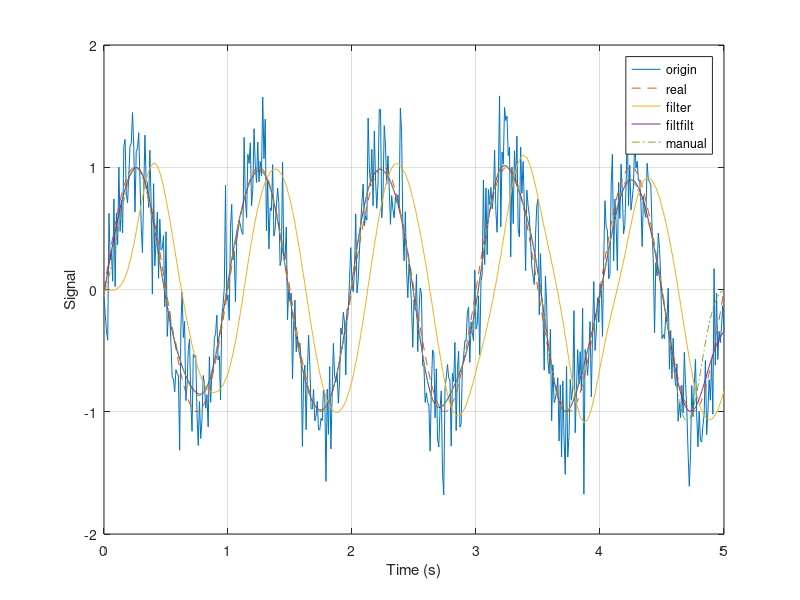

This figure's MATLAB source:
% Compare normal IIR filtering with zero-phase filtering
% Use digital filter

% XiaoCY 2021-02-08

%%
clear;clc

fs = 100;                               % sampling frequency (Hz)
fsig = 1;                               % signal frequency (Hz)

Wp = 3*fsig/(fs/2);                     % passband corner frequency (digital)
Ws = 5*fsig/(fs/2);                     % stopband corner frequency (digital)
Rp = 1;                                 % passband ripple (dB)
Rs = 40;                                % stopband attenuation (dB)

t = (0:1/fs:5)';
x0 = sin(2*pi*fsig*t);
xn = randn(size(x0))*0.3;
x = x0+xn;

%%
[N,Wn] = ellipord(Wp,Ws,Rp,Rs);         % digital filter
[b,a] = ellip(N,Rp,Rs,Wn);

x1 = filter(b,a,x);                     % normal filtering
x2 = filtfilt(b,a,x);                   % zero-phase filtering

% manual zero-phase filtering
x3 = filter(b,a,x);                     % step 1: normal filtering
x3 = x3(end:-1:1);                      % step 2: flip
x3 = filter(b,a,x3);                    % step 3: normal filtering
x3 = x3(end:-1:1);                      % step 4: flip

%%
figure
plot(t,x,'DisplayName','origin')
hold on
grid on
plot(t,x0,'--','DisplayName','real')
plot(t,x1,'DisplayName','filter')
plot(t,x2,'DisplayName','filtfilt')
plot(t,x3,'-.','DisplayName','manual')
legend
xlabel('Time (s)')
ylabel('Signal')